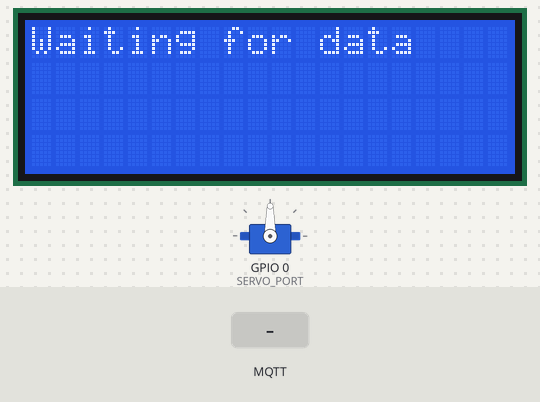
This sketch was run on a simulated ESP32. On the bench: 20×4 character LCD, servo. The inputs (shaded band) are chosen by the test bench. WiFi joins after 1.5 s; servers stay silent unless stated; random numbers use the default seed unless the sketch sets one; no MQTT or app messages arrive unless stated; what the sketch prints to the serial monitor is not drawn.

Above: at 4.7 s.
4.8 s: MQTT message "0" arrives on the first subscribed topic
At 7.1 s:
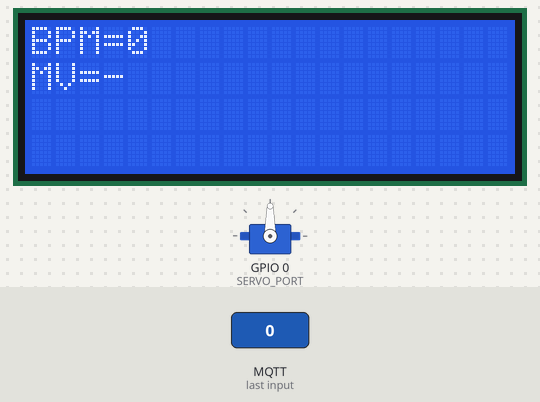
7.8 s: MQTT message "0" arrives on the second subscribed topic
At 9.28 s:
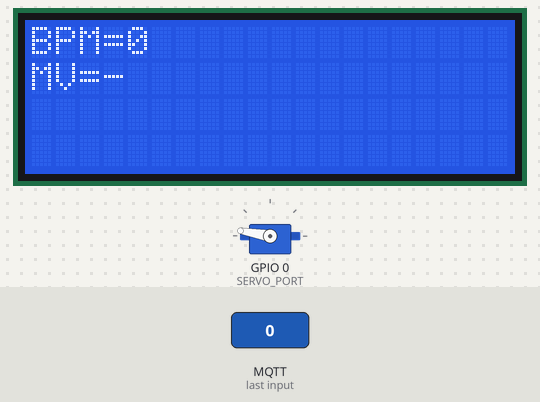
At 10.8 s:
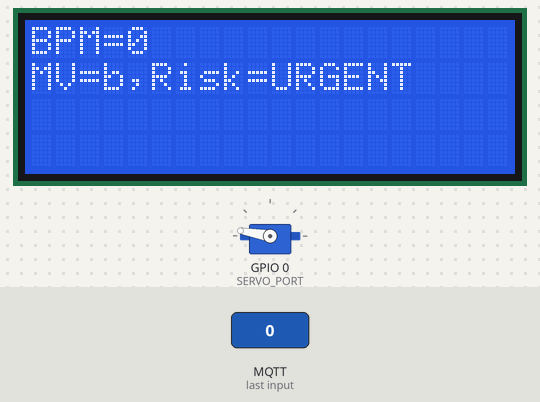
Timing chart, 0 to 12.3 s (numbered marks = the images above; inputs shaded):
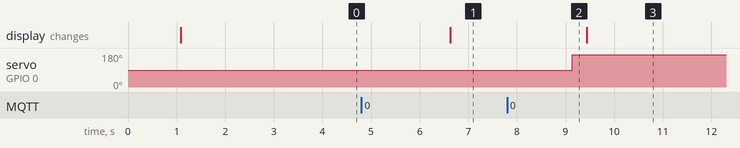

The sketch:

display.ino
```cpp
#include <Wire.h>
#include <LiquidCrystal_I2C.h>
#include "healtStation.h"

char *RISKS[4] = {"OK", "WORRY","ALERT","URGENT"};

void init_display() {
  lcd.init();
  // start windows content
  lcd.home();
  lcd.backlight();
  lcd.print("Waiting for data");
}

void init_servo() {
  servo.attach(SERVO_PORT);
}

void update_servo(RiskLevel risk) {
  int value = risk * 60;
  // limit angles to reduce times the servo blocks in 0 or 180
  long degrees = (int)map((long)value, 0, 180, 10, 170);
  Serial.print("Rotate servo ");
  Serial.println(degrees);
  servo.write(degrees);
  vTaskDelay(250 * xTicksFactor);
}

void display(int value, char *moviment, RiskLevel risk) {
  lcd.clear();
  lcd.printf("BPM=%d", value);
  lcd.setCursor(4, 0);
  lcd.print(value);
  lcd.setCursor(0,1);
  lcd.printf("MV=%s", moviment);
  if (risk != NOT_LEVEL) {
    lcd.printf(",Risk=%s", RISKS[(int)risk]);
  }
  vTaskDelay(500 * xTicksFactor);
}


void output_station(void* taskArgs) {
  struct StationMessage dataMessage;
  while (1) {
    if (xQueueReceive(stationQueue, &dataMessage, (TickType_t)10) == pdTRUE) {
      Serial.print("Print heart rate value=");
      Serial.println(dataMessage.heartRate);
      if (dataMessage.risk != NOT_LEVEL) {
        Serial.print("Risk=");
        Serial.println(dataMessage.risk);
        update_servo(dataMessage.risk);
      }
      char *moviment = (char *)(dataMessage.risk == NOT_LEVEL ? "-" : dataMessage.moviment);
      Serial.print("Moviment=");
      Serial.println(moviment);
      display(dataMessage.heartRate, moviment, dataMessage.risk);
    }
    vTaskDelay(1000 / portTICK_RATE_MS);
  }
}
```

healtStation.h
```cpp
#include <WiFi.h>
#include <WebServer.h>
#include <Wire.h>
#include <LiquidCrystal_I2C.h>
#include <PubSubClient.h>
#include <cstring>
#include <Servo.h>

#define SERVO_PORT 0


#ifndef HEALT_STATION
#define HEALT_STATION

const TickType_t xTicksFactor = 1 / portTICK_PERIOD_MS;

enum BiometricDataType{
  HEART_RATE,
  MOTION,
};

enum RiskLevel{
  OK_LEVEL,
  WORRY_LEVEL,
  ALERT_LEVEL,
  VERY_URGENT_LEVEL,
  NOT_LEVEL,
};


// messages types definitions
struct StationMessage {
  int heartRate;
  char *moviment;
  RiskLevel risk;
};

struct RiskEvaluatorMessage {
  BiometricDataType biometricDataType;
  int heartRate;
  char *movimentStatus;
};


// clients
WiFiClient espClient;
PubSubClient client(espClient);

// display object creation
LiquidCrystal_I2C lcd(0x27, 20, 4);
Servo servo;


// mesage queues definitions
QueueHandle_t stationQueue;
QueueHandle_t riskEvaluatorQueue;
#endif
```

healtStation.ino
```cpp
#include <WiFi.h>
#include <WebServer.h>
#include <Wire.h>
#include <LiquidCrystal_I2C.h>
#include <PubSubClient.h>
#include <cstring>

#include "healtStation.h"

#define configUSE_PREEMPTION 0

// wifi params
const char* ssid = "MOVISTAR_6910";
const char* pass = "SM8q9gwWF8XGpz78dFUB";


// mqtt config params
const char* mqtt_server = "test.mosquitto.org";
const int port = 1883;

void setup_wifi() {
  delay(1000);
  // We start by connecting to a WiFi network
  Serial.println();
  Serial.print("Connecting to ");
  Serial.println(ssid);

  // start wifi conexion
  WiFi.begin(ssid, pass);
  while (WiFi.status() != WL_CONNECTED) {
    delay(500);
    Serial.print(".");
  }

  Serial.println("");
  Serial.println("WiFi connected");
  Serial.println("IP address: ");
  Serial.println(WiFi.localIP());
}

void setup() {
  Serial.begin(115200);
  delay(1000);
  // init the display
  init_display();
  setup_wifi();
  // setup mqtt
  client.setServer(mqtt_server, port);
  client.setCallback(subscriberCallback);

  init_servo();

  // queues creation
  stationQueue = xQueueCreate(10, sizeof(struct StationMessage));
  riskEvaluatorQueue = xQueueCreate(10, sizeof(struct RiskEvaluatorMessage));


  // start data subscriber task
  xTaskCreatePinnedToCore(data_subscriber, "data_subscriber", 2048, NULL, 1, NULL, 0);
  xTaskCreatePinnedToCore(risk_evaluator, "risk_evaluator", 2048, NULL, 1, NULL, 0);
  xTaskCreatePinnedToCore(output_station, "output_station", 2048, NULL, 1, NULL, 1);
}

void loop() {}
```

riskEvaluator.ino
```cpp
#include "healtStation.h"

#define VL 0
#define A 1
#define R 2
#define H 3


int heart_rate_level(int heartRate) {
  if (heartRate < 60) {
    return (int)VL;
  }

  if (heartRate >= 60 && heartRate <= 100) {
    return (int)A;
  }

  if (heartRate > 100 && heartRate <= 160) {
    return (int)R;
  }

  if (heartRate > 160) {
    return (int)H;
  }
}


RiskLevel risk_ok_moviment(int heartRate) {
  int level = heart_rate_level(heartRate);
  if (level == VL) {
    return ALERT_LEVEL;
  }
  return OK_LEVEL;
}


RiskLevel risk_bad_moviment(int heartRate) {
  int level = heart_rate_level(heartRate);
  if (level == VL) {
    return VERY_URGENT_LEVEL;
  } else if (level == A || level == R) {
    return WORRY_LEVEL;
  }
  return ALERT_LEVEL;
}


void calculate_risk(int heartRate, bool okMoviment) {
  struct StationMessage stationMessage;
  RiskLevel risk;
  if (okMoviment) {
    risk = risk_ok_moviment(heartRate);
  } else {
    risk = risk_bad_moviment(heartRate);
  }
  // send results to the station
  stationMessage.heartRate = heartRate;
  stationMessage.risk = risk;
  stationMessage.moviment = (char *)(okMoviment ? "g" : "b");
  Serial.println("Send the results to the station");
  xQueueSend(stationQueue, &stationMessage, (TickType_t)0);
}

void risk_evaluator(void *taskArgs) {
  struct RiskEvaluatorMessage message;
  struct StationMessage stationMessage;

  int heartRate = -1;
  char *movimentStatus = NULL;
  long lastBeat = millis();
  bool update = false;
  while (1) {
    long delta = millis() - lastBeat;
    // if have new data update the information
    if (xQueueReceive(riskEvaluatorQueue, &message, (TickType_t)10) == pdTRUE) {
      // update risk evaluator data
      if (message.biometricDataType == HEART_RATE) {
        Serial.print("Arrive heart of rate value=");
        Serial.println(message.heartRate);
        heartRate = (heartRate == 0 || heartRate == -1
                       ? message.heartRate
                       : (int)(0.8 * message.heartRate + 0.2 * heartRate));  // weight mean
        stationMessage.heartRate = heartRate;
        stationMessage.risk = NOT_LEVEL;
        stationMessage.moviment = NULL;
        update = true;
      } else if (message.biometricDataType == MOTION) {
        stationMessage.heartRate = heartRate;
        stationMessage.risk = NOT_LEVEL;
        stationMessage.moviment = NULL;
        movimentStatus = message.movimentStatus;
        update = true;
      }
      // if have updated data calculate risk
      if (heartRate != -1 && movimentStatus != NULL) {
        bool isOkMoviment = *movimentStatus == 'g';
        calculate_risk(heartRate, isOkMoviment);
        // reset moviment status data
        movimentStatus = NULL;
        update=false; // reset status
        lastBeat = millis();
      }
    }
    if(update && delta > 2000) {
      // send update info
      xQueueSend(stationQueue, &stationMessage, (TickType_t)0);
      update = false;
      lastBeat = millis();
    }
    vTaskDelay(800 * xTicksFactor);
  }
}
```

subscriber.ino
```cpp
#include <WiFi.h>
#include <WebServer.h>
#include <PubSubClient.h>

#include "healtStation.h"
#include <string.h>

const char* hrTOPIC = "data/heartRate";
const char* mvTOPIC = "data/moviment";

int heartRate = 0;

void process_hr_message(byte* payload, unsigned int length) {
  struct RiskEvaluatorMessage message = {HEART_RATE, -1, NULL };
  // cast message to int
  int value = 0;
  for (int i = 0; i < length; i++) {
    value += (int)(payload[i] - '0') * pow(10, length - i - 1);
  }
  // send data to the risk evaluator
  Serial.print("");
  message.heartRate = value;
  xQueueSend(riskEvaluatorQueue, &message, (TickType_t)0);
}


void process_moviment_message(byte* payload, unsigned int length) {
  struct RiskEvaluatorMessage message = {MOTION, -1, NULL };
  // ... //
  Serial.print("Motion=");
  Serial.println((char)payload[0]);
  message.movimentStatus = (char *)payload;
  xQueueSend(riskEvaluatorQueue, &message, (TickType_t)0);
}

void subscriberCallback(char* topic, byte* payload, unsigned int length) {
  // at the moment unique topic
  Serial.print("Message arrived [");
  Serial.print(topic);
  Serial.println("] ");
  if (String(topic) == hrTOPIC) {
    process_hr_message(payload, length);
  } else {
    process_moviment_message(payload, length);
  }
}

void reconnect() {
  while (!client.connected()) {
    String client_id = "ESP01-dataPublisher1-";
    client_id += String(random(0xffff), HEX);
    Serial.println("Try to connect to mqtt broker");
    if (client.connect(client_id.c_str())) {
      client.subscribe(hrTOPIC);
      Serial.print("Client connected to the topic data/heartRate");
      Serial.println(hrTOPIC);
      Serial.print("Client connected to the topic data/moviment");
      Serial.println(mvTOPIC);
      client.subscribe(mvTOPIC);
    } else {
      Serial.println("Error to connect mqtt");
      vTaskDelay(5000);
    }
  }
}

// data subscriber task definition
void data_subscriber(void* taskArgs) {
  while (1) {
    if (!client.connected()) {
      reconnect();
    }
    client.loop();
    vTaskDelay(600 * xTicksFactor);
  }
}
```

Measured:
- after the input at 4.8 s, the display: changes after 1.8 s (image 1)
- after the input at 7.8 s, servo on GPIO 0 (SERVO_PORT): 90° → 170° after 1.3 s
